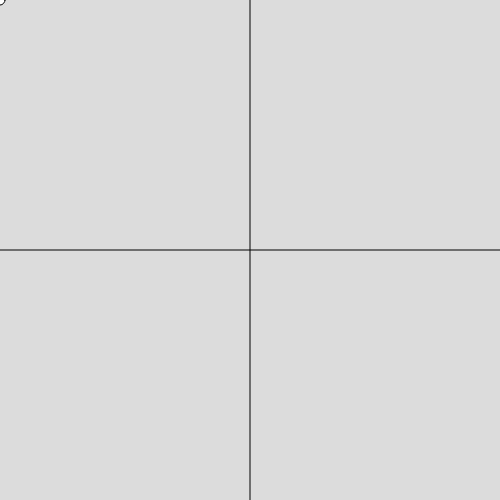
Frame 1 (no input)
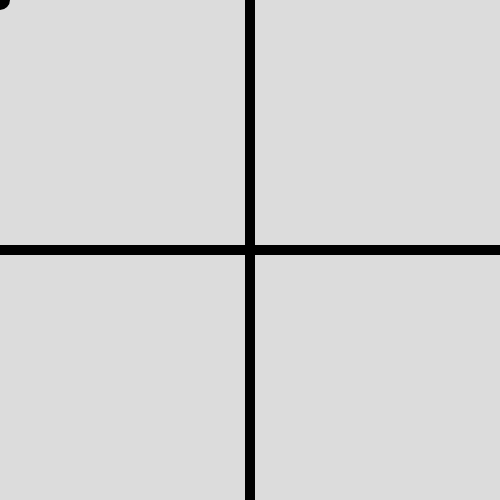
Frame 60 (no input)
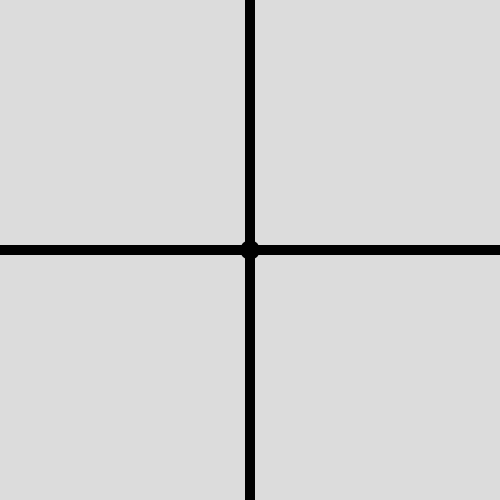
Frame 120 (the mouse pressed at the canvas centre since frame 60)

The p5.js sketch that drew these frames (run headless with seeded random() and noise() and a simulated clock; from frame 60 on, the mouse is pressed at the canvas centre):

// p5.js sketch
// ── sketch.js
function setup() {
    createCanvas(500, 500);
}

function draw() {
    background(220)
    let posx = mouseX
    let posy = mouseY
    let r = 10

    circle(posx, posy, r)
    line(250, 0, 250, 500)
    line(0, 250, 500, 250)
    strokeWeight(10)

    if (posx > 250) {
        circle(posx, posy, r * 2)
    }
    if (posy > 250) {
        circle(posx, posy, r * 2)
    }
    if (posy > 250 && posx > 250) {
        circle(posx, posy, r * 4)
    }
}
// ── ANDORNOT.js
function setup() {
    createCanvas(1920, 1080);
}

function draw() {
    background(220);
    let Posx = mouseX
    let Posy = mouseY + 50
    let headradius = 25

    circle(Posx, Posy, headradius * 2)
    circle(Posx - 10, Posy, 2)
    circle(Posx + 10, Posy, 2)
    line(Posx - 12, Posy + 15, Posx + 12, Posy + 10)
    strokeWeight(3)
    fill(0, 150, 0)
    stroke(150, 0, 0)

    let necklenght = 15
    line(Posx, Posy + headradius, Posx, Posy + headradius + necklenght);

    let bodyheight = 100
    let bodywidth = 30
    ellipse(Posx, Posy + headradius + necklenght + bodyheight / 2, bodywidth, bodyheight)

    line(Posx, Posy + headradius + necklenght, Posx - 40, Posy + 90)
    line(Posx, Posy + headradius + necklenght, Posx + 40, Posy + 90)

    line(Posx, Posy + headradius + necklenght + bodyheight, Posx - 30, Posy + headradius + necklenght + bodyheight + 70)
    line(Posx, Posy + headradius + necklenght + bodyheight, Posx + 30, Posy + headradius + necklenght + bodyheight + 70)
}
